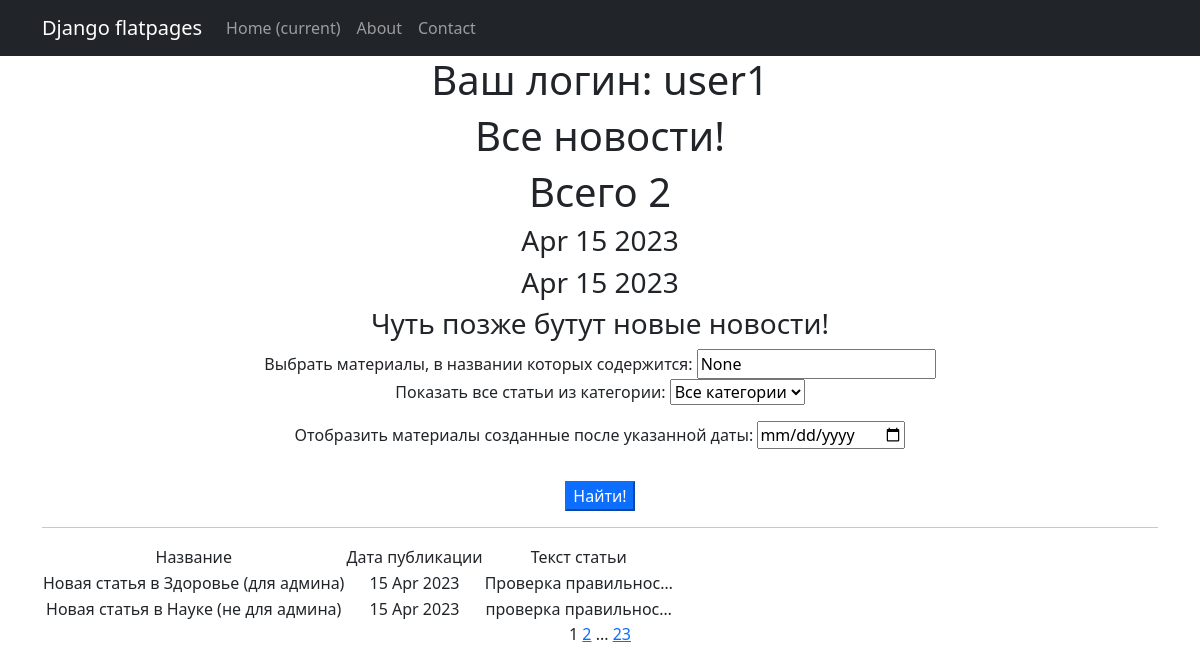
Screenshot of /news/ (signed in) with the database file from the repository.
### NewsPortal/models.py (models this page shows, shortened)
class Post(models.Model):
    choise = [
        ('Article', 'Статья'),
        ('News', 'Новость'),
    ]
    p_category = models.ManyToManyField('Category', through='PostCategory')     # связь многие ко многим с Категорией
    p_author = models.ForeignKey(Author, on_delete=models.CASCADE)  # связь один ко многим с Автором
    p_name = models.CharField(max_length=50, null=True)    # заголовок статьи
    p_post = models.TextField()   # текст статьи
    p_create_date = models.DateTimeField(auto_now_add=True)     # дата время добавления
    p_update_date = models.DateTimeField(auto_now=True)     # дата время обновления
    p_rate = models.IntegerField(default=0)    # рейтинг статьи
    p_type = models.CharField(max_length=20, choices=choise, default='Article')

### NewsPortal/views.py (the view)
# urls.py: path('', PostList.as_view(), name='post_list'),
class PostList(ListView):
    model = Post
    ordering = '-p_create_date'
    template_name = 'post_list.html'
    context_object_name = 'posts'
    paginate_by = 2
    def get_queryset(self):
        queryset = super().get_queryset()
        self.filterset = PostFilter(self.request.GET, queryset)
        return self.filterset.qs
    def get_context_data(self, **kwargs):
        context = super().get_context_data(**kwargs)
        context['time_now'] = datetime.utcnow()
        context['next_post'] = None
        context['filterset'] = self.filterset
        print(self.filterset)
        return context

### NewsPortal/models.py (called while the page is built)
    def __str__(self):
        return self.category

### NewsPortal/templatetags/custom_filters.py (called while the page is built)
@register.filter(name='censor')
def currency(value):
    n = value.split()
    for i in n:
        if i.lower() in BAD_WORDS:
            value = value.replace(i, (i[0] + '*' * (len(i) - 1)))
    return f'{value}'

### NewsPortal/templatetags/custom_tags.py (called while the page is built)
@register.simple_tag()
def current_time(format_string='%b %d %Y'):
   return datetime.utcnow().strftime(format_string)

@register.simple_tag(takes_context=True)
def url_replace(context, **kwargs):
   d = context['request'].GET.copy()
   for k, v in kwargs.items():
       d[k] = v
   return d.urlencode()

### templates/post_list.html (shortened to what this page needs)
{% extends 'flatpages/default.html' %}
{% load custom_tags %}
{% load custom_filters %}
{% block content %}
<h1>Ваш логин: {{ user }}</h1>
<h1>Все новости!</h1>
<h1>Всего {{ posts|length }}</h1>
<h3>{{ time_now|date:'M d Y' }}</h3>
   <h3>{% current_time '%b %d %Y' %}</h3>
   <h3> {{ next_post|default_if_none:"Чуть позже бутут новые новости!" }} </h3>
   <form action="" method="get">
       <label for="id_pnamefilter">Выбрать материалы, в названии которых содержится: </label>
        <input id="id_pnamefilter" name="pnamefilter" value= {{ filterset.form.pnamefilter.value }} >
        <p><label for="id_pcategoryfilter">Показать все статьи из категории:  </label>  {{ filterset.form.pcategoryfilter}}
       <p><label for="id_datefilter">Отобразить материалы созданные после указанной даты:</label>
        <input id="id_datefilter" type="date" name="datefilter" value= {{ filterset.form.datefilter.value }}></p>
       <input type="submit" class="mt-3 btn-primary" value="Найти!" />
   </form>
<hr>
   {% if posts %}
       <table>
           <tr>
               <td>
                   Название
               </td>
               <td>
                   Дата публикации
               </td>
               <td>
                   Текст статьи
               </td>
           </tr>
           {% for post in posts %}
           <tr>
               <td>{{ post.p_name|censor }}</td>
               <td>{{ post.p_create_date|date:'d M Y' }}</td>
               <td>{{ post.p_post|truncatechars:20|censor }}</td>
               <td>
                </td>
           </tr>
           {% endfor %}
       </table>
   {% else %}
       <h2>Новостей нет!!</h2>
   {% endif %}
   {{ page_obj.number }}
   {% if page_obj.has_next %}
       <a href="?{% url_replace page=page_obj.next_page_number %}">{{ page_obj.next_page_number }}</a>
       {% if paginator.num_pages != page_obj.next_page_number %}
           ...
           <a href="?{% url_replace page=page_obj.paginator.num_pages %}">{{ page_obj.paginator.num_pages }}</a>
       {% endif %}
   {% endif %}
{% endblock content %}

### rows the page displays
Post: p_name|censor "Новая статья в Здоровье (для админа)", p_create_date "15 Apr 2023", p_post|censor "Проверка правильнос…"
Post: p_name|censor "Новая статья в Науке (не для админа)", p_create_date "15 Apr 2023", p_post|censor "проверка правильнос…"

### other values shown
{{ user }} "user1"
{{ posts|length }} "2"
{{ time_now|date:'M d Y' }} "Apr 15 2023"
{{ next_post|default_if_none:"Чуть позже бутут новые новости!" }} "Чуть позже бутут новые новости!"
{{ page_obj.number }} "1"
{{ page_obj.next_page_number }} "2"
{{ page_obj.paginator.num_pages }} "23"
